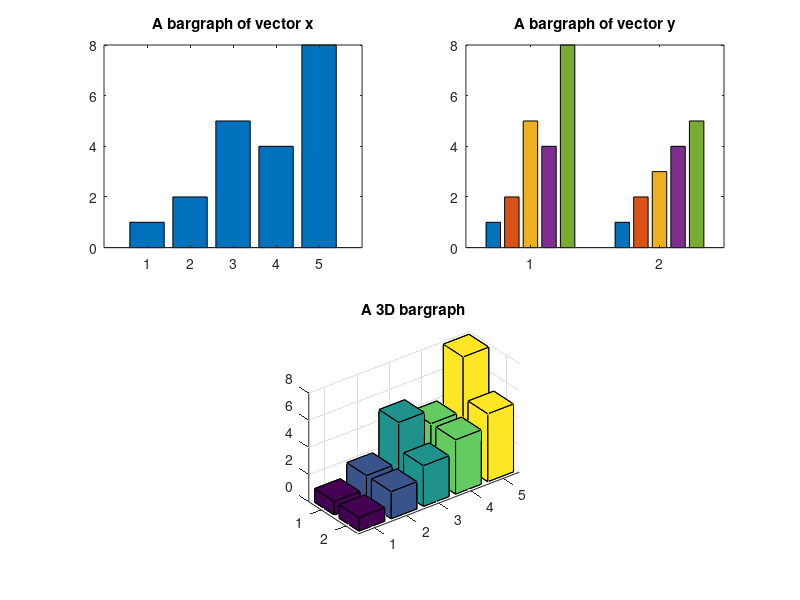

The MATLAB script that drew this image:
x = [1 2 5 4 8];
y = [x;1:5];
subplot(2,2,1); bar(x); title('A bargraph of vector x');
subplot(2,2,2); bar(y); title('A bargraph of vector y');
subplot(2,2,[3,4]); bar3(y); title('A 3D bargraph'); % 3维展示